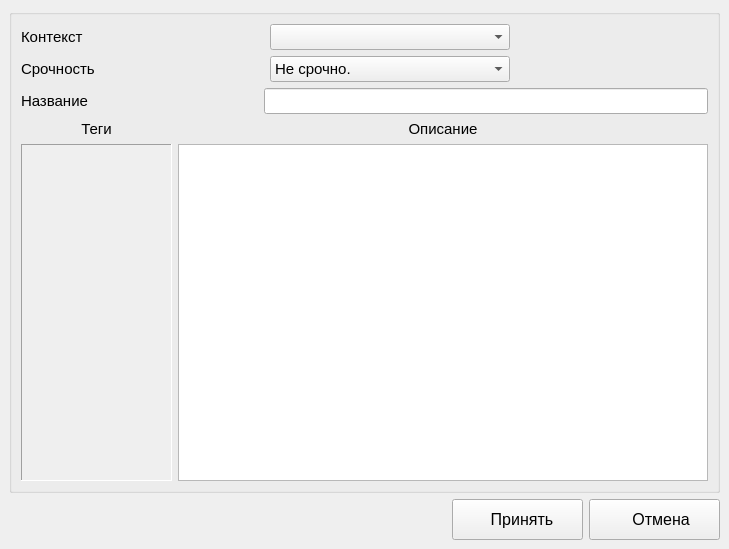
<?xml version="1.0" encoding="UTF-8"?>
<ui version="4.0">
 <class>MainWindow</class>
 <widget class="QMainWindow" name="MainWindow">
  <property name="geometry">
   <rect>
    <x>0</x>
    <y>0</y>
    <width>729</width>
    <height>549</height>
   </rect>
  </property>
  <property name="windowTitle">
   <string>MainWindow</string>
  </property>
  <widget class="QWidget" name="centralwidget">
   <layout class="QVBoxLayout" name="verticalLayout_2">
    <item>
     <widget class="QGroupBox" name="groupBox">
      <property name="title">
       <string/>
      </property>
      <property name="flat">
       <bool>false</bool>
      </property>
      <property name="checkable">
       <bool>false</bool>
      </property>
      <layout class="QVBoxLayout" name="verticalLayout">
       <item>
        <layout class="QHBoxLayout" name="horizontalLayout_2">
         <item>
          <widget class="QLabel" name="label_Contexts">
           <property name="minimumSize">
            <size>
             <width>72</width>
             <height>0</height>
            </size>
           </property>
           <property name="font">
            <font>
             <pointsize>11</pointsize>
            </font>
           </property>
           <property name="text">
            <string>Контекст</string>
           </property>
          </widget>
         </item>
         <item>
          <spacer name="horizontalSpacer_3">
           <property name="orientation">
            <enum>Qt::Horizontal</enum>
           </property>
           <property name="sizeHint" stdset="0">
            <size>
             <width>58</width>
             <height>20</height>
            </size>
           </property>
          </spacer>
         </item>
         <item>
          <widget class="QComboBox" name="comboBox_Contexts">
           <property name="minimumSize">
            <size>
             <width>240</width>
             <height>22</height>
            </size>
           </property>
           <property name="font">
            <font>
             <pointsize>11</pointsize>
            </font>
           </property>
          </widget>
         </item>
         <item>
          <spacer name="horizontalSpacer_2">
           <property name="orientation">
            <enum>Qt::Horizontal</enum>
           </property>
           <property name="sizeHint" stdset="0">
            <size>
             <width>198</width>
             <height>20</height>
            </size>
           </property>
          </spacer>
         </item>
        </layout>
       </item>
       <item>
        <layout class="QHBoxLayout" name="horizontalLayout_3">
         <item>
          <widget class="QLabel" name="label_Urgencies">
           <property name="minimumSize">
            <size>
             <width>72</width>
             <height>0</height>
            </size>
           </property>
           <property name="font">
            <font>
             <pointsize>11</pointsize>
            </font>
           </property>
           <property name="text">
            <string>Срочность</string>
           </property>
          </widget>
         </item>
         <item>
          <spacer name="horizontalSpacer_4">
           <property name="orientation">
            <enum>Qt::Horizontal</enum>
           </property>
           <property name="sizeHint" stdset="0">
            <size>
             <width>58</width>
             <height>20</height>
            </size>
           </property>
          </spacer>
         </item>
         <item>
          <widget class="QComboBox" name="comboBox_Urgencies">
           <property name="minimumSize">
            <size>
             <width>240</width>
             <height>22</height>
            </size>
           </property>
           <property name="font">
            <font>
             <pointsize>11</pointsize>
            </font>
           </property>
           <item>
            <property name="text">
             <string>Не срочно.</string>
            </property>
            <property name="icon">
             <iconset>
              <normaloff>document-open-recent.png</normaloff>document-open-recent.png</iconset>
            </property>
           </item>
           <item>
            <property name="text">
             <string>Срочно!</string>
            </property>
            <property name="icon">
             <iconset>
              <normaloff>dialog-warning.png</normaloff>dialog-warning.png</iconset>
            </property>
           </item>
           <item>
            <property name="text">
             <string>Очень срочно!!!</string>
            </property>
            <property name="icon">
             <iconset>
              <normaloff>emblem-urgent.png</normaloff>emblem-urgent.png</iconset>
            </property>
           </item>
          </widget>
         </item>
         <item>
          <spacer name="horizontalSpacer_5">
           <property name="orientation">
            <enum>Qt::Horizontal</enum>
           </property>
           <property name="sizeHint" stdset="0">
            <size>
             <width>198</width>
             <height>20</height>
            </size>
           </property>
          </spacer>
         </item>
        </layout>
       </item>
       <item>
        <layout class="QHBoxLayout" name="horizontalLayout_4">
         <item>
          <widget class="QLabel" name="label_Name">
           <property name="minimumSize">
            <size>
             <width>72</width>
             <height>0</height>
            </size>
           </property>
           <property name="font">
            <font>
             <pointsize>11</pointsize>
            </font>
           </property>
           <property name="text">
            <string>Название</string>
           </property>
          </widget>
         </item>
         <item>
          <spacer name="horizontalSpacer_6">
           <property name="orientation">
            <enum>Qt::Horizontal</enum>
           </property>
           <property name="sizeHint" stdset="0">
            <size>
             <width>55</width>
             <height>20</height>
            </size>
           </property>
          </spacer>
         </item>
         <item>
          <widget class="QLineEdit" name="lineEdit_Name">
           <property name="minimumSize">
            <size>
             <width>444</width>
             <height>0</height>
            </size>
           </property>
           <property name="font">
            <font>
             <pointsize>11</pointsize>
            </font>
           </property>
          </widget>
         </item>
        </layout>
       </item>
       <item>
        <layout class="QHBoxLayout" name="horizontalLayout_5">
         <item>
          <widget class="QLabel" name="label_Description_2">
           <property name="minimumSize">
            <size>
             <width>151</width>
             <height>0</height>
            </size>
           </property>
           <property name="maximumSize">
            <size>
             <width>151</width>
             <height>16777215</height>
            </size>
           </property>
           <property name="font">
            <font>
             <pointsize>11</pointsize>
            </font>
           </property>
           <property name="text">
            <string>Теги</string>
           </property>
           <property name="alignment">
            <set>Qt::AlignCenter</set>
           </property>
          </widget>
         </item>
         <item>
          <widget class="QLabel" name="label_Description">
           <property name="font">
            <font>
             <pointsize>11</pointsize>
            </font>
           </property>
           <property name="text">
            <string>Описание</string>
           </property>
           <property name="alignment">
            <set>Qt::AlignCenter</set>
           </property>
          </widget>
         </item>
        </layout>
       </item>
       <item>
        <layout class="QHBoxLayout" name="horizontalLayout_6">
         <item>
          <widget class="QScrollArea" name="scrollArea">
           <property name="minimumSize">
            <size>
             <width>151</width>
             <height>0</height>
            </size>
           </property>
           <property name="maximumSize">
            <size>
             <width>151</width>
             <height>16777215</height>
            </size>
           </property>
           <property name="frameShape">
            <enum>QFrame::Panel</enum>
           </property>
           <property name="widgetResizable">
            <bool>true</bool>
           </property>
           <widget class="QWidget" name="scrollAreaWidgetContents">
            <property name="geometry">
             <rect>
              <x>0</x>
              <y>0</y>
              <width>149</width>
              <height>336</height>
             </rect>
            </property>
           </widget>
          </widget>
         </item>
         <item>
          <widget class="QTextEdit" name="textEdit_Description"/>
         </item>
        </layout>
       </item>
      </layout>
     </widget>
    </item>
    <item>
     <layout class="QHBoxLayout" name="horizontalLayout">
      <item>
       <spacer name="horizontalSpacer">
        <property name="orientation">
         <enum>Qt::Horizontal</enum>
        </property>
        <property name="sizeHint" stdset="0">
         <size>
          <width>418</width>
          <height>20</height>
         </size>
        </property>
       </spacer>
      </item>
      <item>
       <widget class="QToolButton" name="toolButton_Ok">
        <property name="minimumSize">
         <size>
          <width>131</width>
          <height>41</height>
         </size>
        </property>
        <property name="font">
         <font>
          <pointsize>12</pointsize>
         </font>
        </property>
        <property name="text">
         <string>  Принять</string>
        </property>
        <property name="icon">
         <iconset>
          <normaloff>gtk_apply.png</normaloff>gtk_apply.png</iconset>
        </property>
        <property name="iconSize">
         <size>
          <width>22</width>
          <height>22</height>
         </size>
        </property>
        <property name="toolButtonStyle">
         <enum>Qt::ToolButtonTextBesideIcon</enum>
        </property>
       </widget>
      </item>
      <item>
       <widget class="QToolButton" name="toolButton_Cancel">
        <property name="minimumSize">
         <size>
          <width>131</width>
          <height>41</height>
         </size>
        </property>
        <property name="font">
         <font>
          <pointsize>12</pointsize>
         </font>
        </property>
        <property name="text">
         <string>   Отмена</string>
        </property>
        <property name="icon">
         <iconset>
          <normaloff>gtk_cancel.png</normaloff>gtk_cancel.png</iconset>
        </property>
        <property name="iconSize">
         <size>
          <width>22</width>
          <height>22</height>
         </size>
        </property>
        <property name="toolButtonStyle">
         <enum>Qt::ToolButtonTextBesideIcon</enum>
        </property>
       </widget>
      </item>
     </layout>
    </item>
   </layout>
  </widget>
 </widget>
 <resources/>
 <connections>
  <connection>
   <sender>toolButton_Cancel</sender>
   <signal>clicked()</signal>
   <receiver>MainWindow</receiver>
   <slot>close()</slot>
   <hints>
    <hint type="sourcelabel">
     <x>647</x>
     <y>526</y>
    </hint>
    <hint type="destinationlabel">
     <x>357</x>
     <y>526</y>
    </hint>
   </hints>
  </connection>
 </connections>
</ui>
